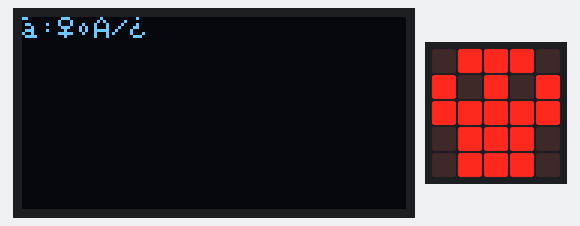
Bench run of a program on a simulated BBC micro:bit (MakeCode). Parts: 128×64 one-colour display, the board's 5×5 LED display.

Above: at 0.1 s.
At 0.6 s:
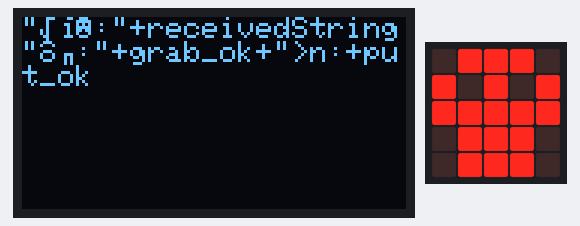
At 1.42 s:
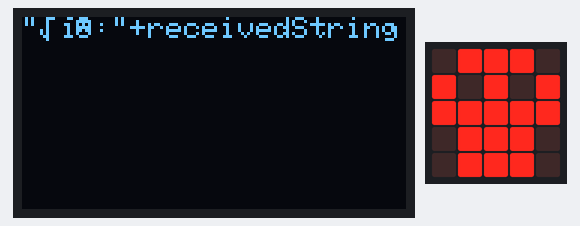

Measured:
- what the display in image 0 shows lasts 0.4 s, from 0.1 s to 0.5 s
- what the display in image 1 shows lasts 0.7 s, from 0.5 s to 1.2 s

The program:

main.ts
```typescript
serial.onDataReceived(serial.delimiters(Delimiters.NewLine), function () {
    receivedString = serial.readUntil(serial.delimiters(Delimiters.NewLine))
})
let task_array: string[] = []
let receivedString = ""
OLED.init(128, 64)
OLED.clear()
OLED.writeString("待机，按A启动")
receivedString = ""
serial.redirect(
SerialPin.P1,
SerialPin.P8,
BaudRate.BaudRate9600
)
let grab_ok = 0
let put_ok = 0
let run_flag = false
basic.showLeds(`
    . # # # .
    # . # . #
    # # # # #
    . # # # .
    . # # # .
    `)
let state = 0
basic.forever(function () {
    let run_flagfalse = 0
    if (run_flagfalse) {
        if (input.buttonIsPressed(Button.A)) {
            control.waitMicros(2000000)
            run_flag = true
            OLED.clear()
            OLED.writeStringNewLine("比赛开始")
            state = 0
        }
    } else {
        let state4 = 0
        let state3 = 0
        let state2 = 0
        let state1 = 0
        if (state1) {

        } else if (state2) {

        } else if (state3) {

        } else if (state4) {

        } else {

        }
        if (!("receivedsTring".isEmpty())) {
            task_array = "receivedString".split("+")
            state = 1
        }
    }
    OLED.clear()
    OLED.writeString("\"任务码:\"+receivedString")
    OLED.writeString("\"抓取:\"+grab_ok+\"放置:+put_ok")
})
```

test.ts
```typescript
// 在此处测试；当此软件包作为插件使用时，将不会编译此软件包。
```
